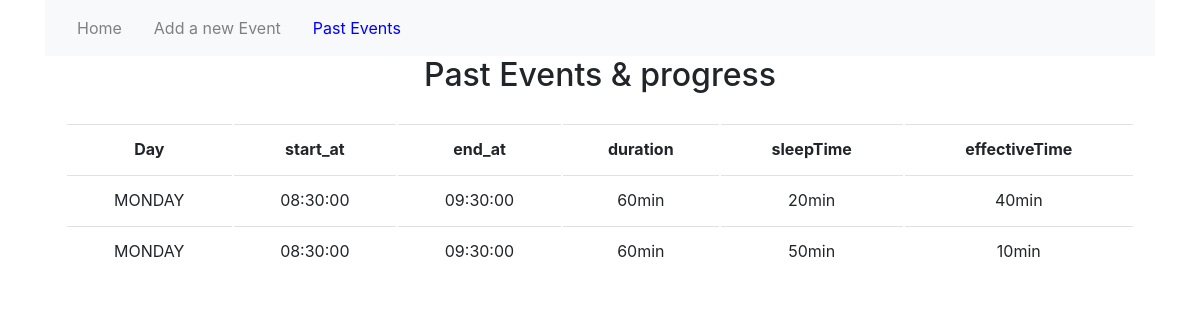
The page /pastevents.php on the database its author committed.
### tables this page shows
CREATE TABLE `plan` (
  `id` int(11) NOT NULL AUTO_INCREMENT,
  `day` varchar(20) DEFAULT NULL,
  `startTime` time DEFAULT NULL,
  `endTime` time DEFAULT NULL,
  PRIMARY KEY (`id`)
);

CREATE TABLE `pastevents` (
  `id` int(11) NOT NULL,
  `sleepTime` int(11) NOT NULL,
  PRIMARY KEY (`id`,`sleepTime`)
);

### getpast.php (the view, shortened to what this page needs)
<?php
include "db.php";
$sql = "Select plan.* , pastevents.sleepTime from   plan , pastevents
        where plan.id = pastevents.id
        ORDER BY FIELD(day, 'MONDAY', 'TUESDAY', 'WEDNESDAY', 'THURSDAY', 'FRIDAY', 'SATURDAY', 'SUNDAY');" ;
$result = mysqli_query($con ,$sql);
if(mysqli_num_rows($result) > 0 ){
        echo "<table class = 'table'><tr><th>Day</th><th>start_at</th><th>end_at</th><th>duration</th><th>sleepTime</th><th>effectiveTime</th></tr>" ;
    while($row = mysqli_fetch_assoc($result)){
        $start = new DateTime($row["startTime"]) ;
        $end =new DateTime($row["endTime"]) ;
        $total = $end->diff($start) ;
        $hours =  $total->format('%h');
        $minutes = $total->format('%i');
$diffInMinutes =  $hours * 60 + $minutes;
        $sleep = $row["sleepTime"] ;
        $effective = $diffInMinutes - $sleep ;
        echo "<tr><td>".$row["day"]."</td>
                    <td>".$row["startTime"]."</td>
                    <td>".$row["endTime"]."</td>
                    <td>".$diffInMinutes."min</td>
                    <td>".$row["sleepTime"]."min</td>
                    <td>". $effective ."min</td></tr>" ;
    }
    echo "</table>" ;
}

### style1.css (style rules this page uses)
.table { text-align: center; font-size: 16px; margin-right: auto; margin-left: auto; border-collapse: inherit; border-width: 2px 2px 2px 2px; padding: 20px; table-layout: auto; }
th,td { padding: 5px 15px; }

### rows shown on the page
plan: day "MONDAY", startTime "08:30:00", endTime "09:30:00", diffInMinutes "60", pastevents.sleepTime "20", effective "40"
plan: day "MONDAY", startTime "08:30:00", endTime "09:30:00", diffInMinutes "60", pastevents.sleepTime "50", effective "10"
